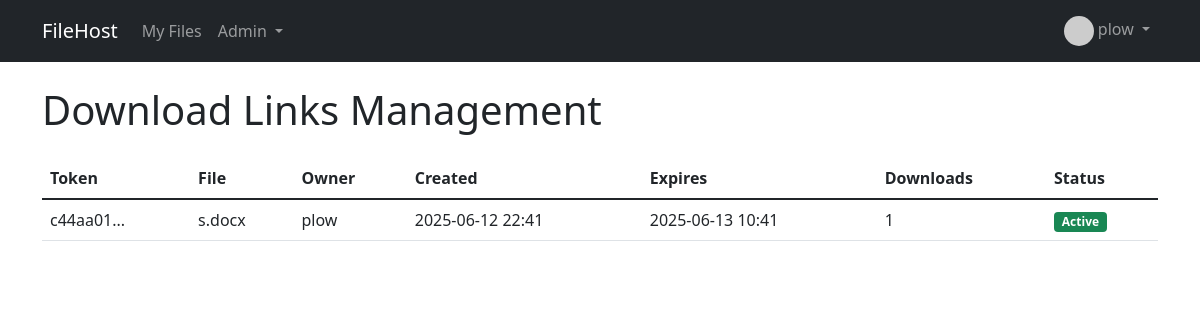
Screenshot of /admin/links (signed in) with the database file from the repository.
### projectx.py (models this page shows, shortened)
class User(UserMixin, db.Model):
    id = db.Column(db.Integer, primary_key=True)
    username = db.Column(db.String(64), unique=True, index=True)
    email = db.Column(db.String(120), unique=True, index=True, nullable=False)
    password_hash = db.Column(db.String(128))
    full_name = db.Column(db.String(100))
    avatar = db.Column(db.String(200))
    is_admin = db.Column(db.Boolean, default=False)
    created_at = db.Column(db.DateTime, default=datetime.utcnow)
    files = db.relationship('File', backref='owner', lazy='dynamic')
    def get_avatar_url(self):
        if self.avatar:
            return url_for('static', filename=f'avatars/{self.avatar}')
        return 'https://www.gravatar.com/avatar/default'

class DownloadLink(db.Model):
    id = db.Column(db.Integer, primary_key=True)
    token = db.Column(db.String(64), unique=True, index=True)
    created_at = db.Column(db.DateTime, default=datetime.utcnow)
    expires_at = db.Column(db.DateTime)
    download_count = db.Column(db.Integer, default=0)
    is_active = db.Column(db.Boolean, default=True)
    file_id = db.Column(db.Integer, db.ForeignKey('file.id'))
    def is_expired(self):
        return datetime.utcnow() > self.expires_at

class File(db.Model):
    id = db.Column(db.Integer, primary_key=True)
    original_name = db.Column(db.String(256))
    storage_name = db.Column(db.String(64), unique=True)
    description = db.Column(db.Text)
    upload_date = db.Column(db.DateTime, default=datetime.utcnow)
    size = db.Column(db.Integer)
    user_id = db.Column(db.Integer, db.ForeignKey('user.id'))
    download_links = db.relationship('DownloadLink', backref='file', lazy='dynamic')

### projectx.py (the view)
@app.route('/admin/links')
@login_required
def admin_links():
    if not current_user.is_admin:
        abort(403)
    links = DownloadLink.query.order_by(DownloadLink.created_at.desc()).all()
    return render_template('admin/links.html', links=links)

### projectx.py (called while the page is built)
@login_manager.user_loader
def load_user(user_id):
    return User.query.get(int(user_id))

### templates/admin/links.html (shortened to what this page needs)
{% extends "base.html" %}
{% block content %}
<h1 class="mb-4">Download Links Management</h1>
<table class="table">
    <thead>
        <tr>
            <th>Token</th>
            <th>File</th>
            <th>Owner</th>
            <th>Created</th>
            <th>Expires</th>
            <th>Downloads</th>
            <th>Status</th>
        </tr>
    </thead>
    <tbody>
        {% for link in links %}
        <tr>
            <td>{{ link.token|truncate(10) }}</td>
            <td>{{ link.file.original_name|truncate(20) }}</td>
            <td>{{ link.file.owner.username }}</td>
            <td>{{ link.created_at.strftime('%Y-%m-%d %H:%M') }}</td>
            <td>{{ link.expires_at.strftime('%Y-%m-%d %H:%M') }}</td>
            <td>{{ link.download_count }}</td>
            <td>
                {% if link.is_active and not link.is_expired() %}
                    <span class="badge bg-success">Active</span>
                {% else %}
                    <span class="badge bg-secondary">Expired</span>
                {% endif %}
            </td>
        </tr>
        {% endfor %}
    </tbody>
</table>
{% endblock %}

### templates/base.html (shortened to what this page needs)
<!DOCTYPE html>
<html lang="en">
<head>
    <link href="https://cdn.jsdelivr.net/npm/bootstrap@5.1.3/dist/css/bootstrap.min.css" rel="stylesheet">
</head>
<body>
    <nav class="navbar navbar-expand-lg navbar-dark bg-dark">
        <div class="container">
            <a class="navbar-brand" href="{{ url_for('index') }}">FileHost</a>
            <div class="collapse navbar-collapse" id="navbarNav">
                <ul class="navbar-nav me-auto">
                    {% if current_user.is_authenticated %}
                        <li class="nav-item">
                            <a class="nav-link" href="{{ url_for('user_files') }}">My Files</a>
                        </li>
                    {% endif %}
                    {% if current_user.is_authenticated and current_user.is_admin %}
                        <li class="nav-item dropdown">
                            <a class="nav-link dropdown-toggle" href="#" id="adminDropdown" role="button" data-bs-toggle="dropdown">
                                Admin
                            </a>
                        </li>
                    {% endif %}
                </ul>
                <ul class="navbar-nav">
                    {% if current_user.is_authenticated %}
                        <li class="nav-item dropdown">
                            <a class="nav-link dropdown-toggle" href="#" id="userDropdown" role="button" data-bs-toggle="dropdown">
                                <img src="{{ current_user.get_avatar_url() }}" alt="Avatar" width="30" height="30" class="rounded-circle">
                                {{ current_user.username }}
                            </a>
                        </li>
                    {% endif %}
                </ul>
            </div>
        </div>
    </nav>
    <div class="container mt-4">
        {% block content %}{% endblock %}
    </div>
</body>
</html>

### rows the page displays
User: username "plow"
DownloadLink: token "c44aa01...", file.original_name "s.docx", file.owner.username "plow", created_at "2025-06-12 22:41", expires_at "2025-06-13 10:41", download_count "1", is_active "Active"
